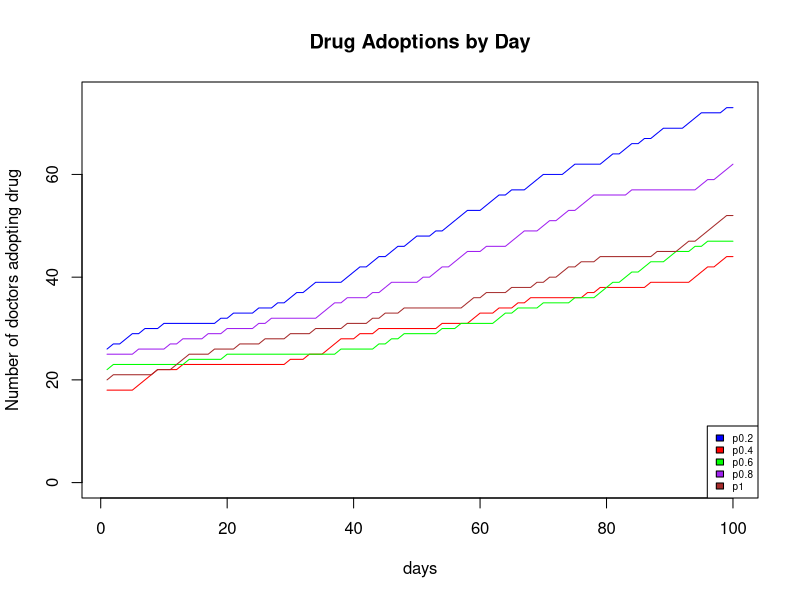

Write the R code that produced this figure.
# Homework 6
# Stat 133, Lec 2, Spring 2015
# Due : Friday March 20th by 5 pm

# Review the slides on simulations for this assignment.

# Consider the following model on use of a new drug:
# We have a population of doctors, population size : <n.doctors>
# Every doctor has either adopted the use of a new drug, or not (0/1 status)
# Now write a function that runs a simulation for a period of :
# <n.days> where
# - every day exactly two _random_ doctors meet
# - if one has adopted but the other one has not then the
#   holdout adopts the use of the drug with probability p
# Return a matrix that shows for each day which doctors have adopted
# the use of the drug.

# Input varibles are
# <n.days> : the number of days the simulation should be run for
# <n.doctors> : total number of doctors 
# <initial.doctors> : a 0/1 vector of length <n.doctors>, 1 for adopters
# <p> : the probability that the non-adopter adopts the drug.

# Ouput variable
# <has_adopted> : matrix with <n.doctors> rows and <n.days> columns
#                 i.e. one row for each doctor
#                 the entries are 0 for days where the doctor is a
#                 non-adopter, else 1 (so once a row turns to 1 it stays as 1).

sim.doctors <- function(initial.doctors, n.doctors, n.days, p){

  # Set up the output variable, define it as a matrix then use initial.doctors
  # to set the first column (day)
  output.doctors <- matrix(data = initial.doctors, nrow = n.doctors, ncol = n.days)

  # Run a simulation for <n.days> (use a for loop).  In the loop:
  for (i in 2:ncol(output.doctors)){
    sample.column <- sample(x = c(1:ncol(output.doctors)), size = 2, replace = FALSE)
    sample.doctors <- output.doctors[,i][sample.column]
    if (sample.doctors[1] == 1 | sample.doctors[2] == 1){
      if (runif(1) <= p){
        output.doctors[sample.column,i:ncol(output.doctors)] <- 1
      }
    }
  }
  # 1) pick two random doctors
  # 2) check if one has adopted the other hasn't
  # 3) convert the non-adopter with probability p

  # return the output
  return (output.doctors)
}

# When you test your function you have to generate <initial.doctors> and
# pick values for the other input parameters.

set.seed(42)
# Generate a value for <initial.doctors> that has 10% 1s and 90% 0s.
# Run your function for at least 5 different values of <p> and plot
# on x-axis: days,
# on y-axis : the number of doctors that have already adopted the drug, on that day
# Put all 5 lines in one figure (e.g. use first plot() then lines() for the subsequent lines)

simulation <- matrix(ncol = 5, nrow = 100)

for (i in 1:5){
  p <- 2*i
  sim.mat <- sim.doctors(sample(x = c(0,1), size = 200, prob = c(.9,.1), replace = TRUE), n.doctors = 200, n.days = 100, p)
  line <- colSums(sim.mat)
  simulation[,i] <- line
}

plot(simulation[,1], type = "l", xlab = "days", ylab = "Number of doctors adopting drug", main = "Drug Adoptions by Day", col = "blue", ylim = c(0,75))
lines(simulation[,2], col = "red")
lines(simulation[,3], col = "green")
lines(simulation[,4], col = "purple")
lines(simulation[,5], col = "brown")

legend("bottomright", fill=c("blue","red","green","purple","brown"), legend=paste0("p",seq(0.2,1,by=.2)),cex = 0.6)
